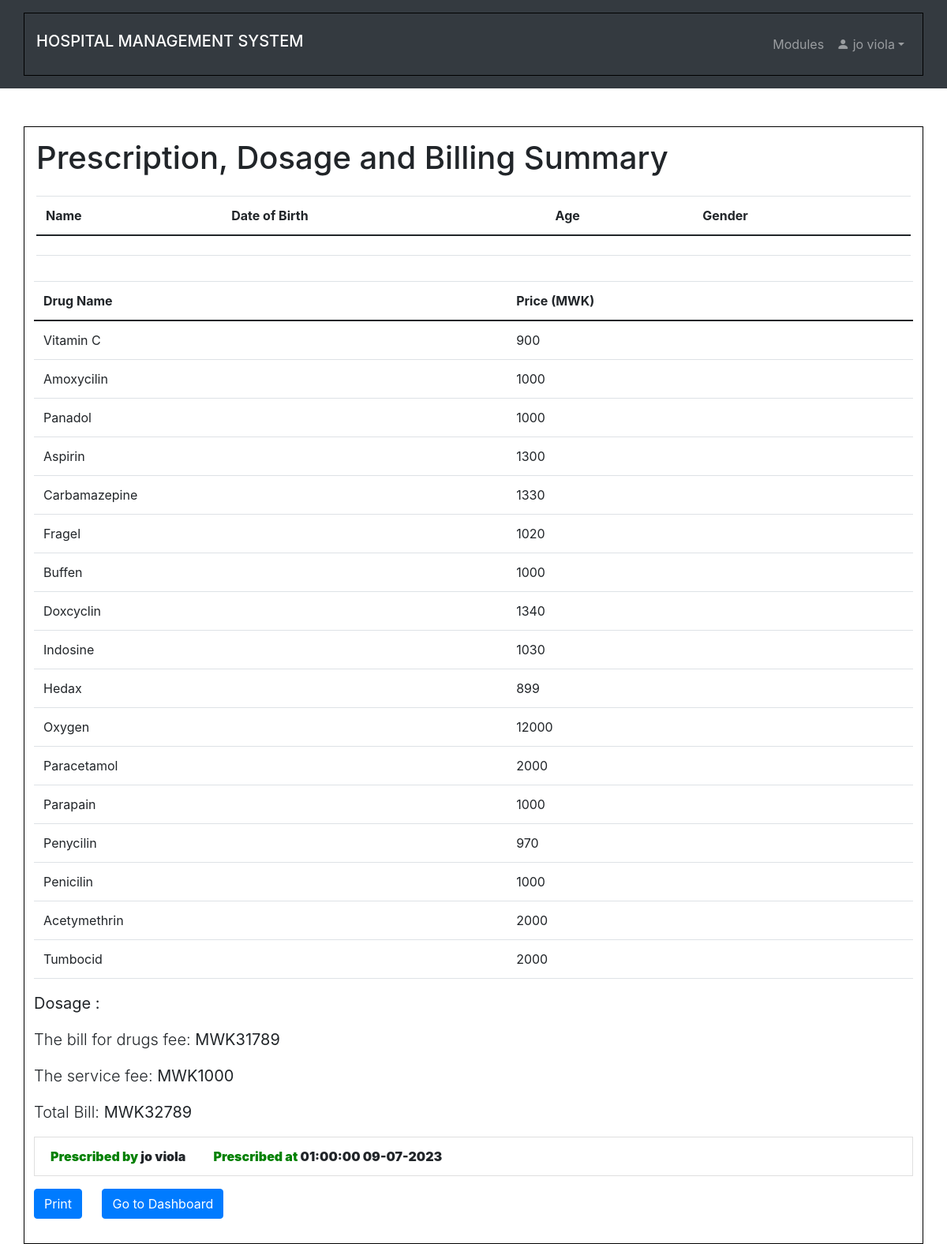
The page /billing.php (signed in) on the database its author committed.
### tables this page shows
CREATE TABLE `drug` (
  `id` int(11) NOT NULL,
  `drug_name` varchar(255) NOT NULL,
  `drug_price2` text DEFAULT NULL,
  `status` text DEFAULT NULL
);

CREATE TABLE `users` (
  `id` int(11) NOT NULL,
  `uname` varchar(30) NOT NULL,
  `prof` varchar(30) NOT NULL,
  `pwd` text NOT NULL,
  `role` text NOT NULL,
  `email` text NOT NULL
);

### user_regdb.php (called while the page is built, shortened)
<?php
    $id = 0;
?>

### billing.php (the view, shortened to what this page needs)
<?php
    include 'user_regdb.php';
    include "comfig.php";
    include "unavbar.php";
    if (isset($_SESSION['id']) && isset($_SESSION['uname'])){
        $patient_id = $id ;
?>
<!DOCTYPE html>
<html lang="en">
  <head>
    <link rel="stylesheet" href="https://maxcdn.bootstrapcdn.com/bootstrap/4.5.2/css/bootstrap.min.css">
    <link rel="stylesheet" href="https://maxcdn.bootstrapcdn.com/bootstrap/4.5.2/css/bootstrap.min.css">
  </head>
  <body>
    <div class="container mt-5">
      <div class="row">
        <div class="col-sm-12">
          <?php
          $stmt = $mysqli->prepare("SELECT * FROM patient WHERE id = ?");
          $stmt->bind_param("i", $patient_id);
          $result = $stmt->execute();
          if ($result === false) {
            echo "<div class='alert alert-danger' role='alert'>Error: " . $stmt->error . "</div>";
          } else {
                      $patient = $stmt->get_result()->fetch_assoc();
                      $id = $patient['id'];
                      $name = $patient['name'];
                      $age = $patient['age'];
                      $gender = $patient['gender'];
                      $date = $patient['date'];
                      $lab_bill = $patient['lab_price'];
                      $rad_bill = $patient['rad_price'];
                      echo "<h1 class='mb-4'>Prescription, Dosage and Billing Summary</h1>";
                      ?>
                        <table class="table table-hover" style="overflow:auto">
                            <thead class="table table-hover">
                                <tr>
                                    <th>Name</th>
                                    <th>Date of Birth</th>
                                    <th>Age</th>
                                    <th>Gender</th>
                                </tr>
                            </thead>
                            <tbody id = "myTable">
                                <tr>
                                    <td><?php echo $name; ?></td>
                                    <td><?php echo $date; ?></td>
                                    <td><?php echo $age; ?></td>
                                    <td><?php echo $gender; ?></td>
                                </tr>
                            </tbody>
                        </table>
                        <?php
                    }
          echo "<div class='row mb-3'>";
                echo "<div class='table-responsive'>";
                echo "<table class='table table-striped'>";
                echo "<thead>";
                $patient_id = $patient["id"];
                $total_amount = 0;
                echo "<table class='table'>";
                echo "<thead><tr><th>Drug Name</th><th>Price (MWK)</th></tr></thead>";
                echo "<tbody>";
                $stmt = $mysqli->prepare("SELECT drug, dosage FROM patient WHERE id = ?");
                $stmt->bind_param("i", $patient_id);
                $stmt->execute();
                $result = $stmt->get_result();
                $patientData = $result->fetch_assoc();
                $drugs = explode(",", $patientData['drug']);
                $dosage = $patientData['dosage'];
                foreach ($drugs as $drug) {
                    $drugNamePattern = "%$drug%";
                    $stmt = $mysqli->prepare("SELECT drug_name, drug_price2 FROM drug WHERE drug_name LIKE ?");
                    $stmt->bind_param("s", $drugNamePattern);
                    $stmt->execute();
                    $result = $stmt->get_result();
                    if ($result->num_rows > 0) {
                        while ($row = $result->fetch_assoc()) {
                            echo "<tr><td>" . $row["drug_name"] . "</td><td>" . $row["drug_price2"] . "</td></tr>";
                            $total_amount += $row["drug_price2"];
                        }
                    }
                }
                $servicefee =1000;
                $total_bill = $total_amount + $servicefee + $rad_bill +$lab_bill;
                echo "</tbody>";
                echo "</table>";
                echo "<div>";
                 echo "<p class='lead'><b>Dosage :</b> <strong>" . $dosage . "</strong></p>";
                 echo "</div>";
              echo "<p class='lead'>The bill for drugs fee: <strong> MWK" . $total_amount . "</strong></p>";
              echo "<p class='lead'>The service fee: <strong> MWK" . $servicefee . "</strong></p>";
              echo "<p class='lead'>Total Bill:  <strong>MWK" . $total_bill . " <strong></p>";
                if (isset($_SESSION['uname'])) {
                    $username = $_SESSION['uname'];
                    $stmt = $mysqli->prepare("SELECT * FROM users WHERE uname = ?");
                    $stmt->bind_param("s", $username);
                    $result = $stmt->execute();
                    if ($result === false) {
                      echo "<div class='alert alert-danger' role='alert'>Error: " . $stmt->error . "</div>";
                    } else {
                      $user = $stmt->get_result()->fetch_assoc();
                      $prescribed_on = date("H:i:s d-m-Y ");
                      echo "<p class='list-group-item'><b style='color: green;'>Prescribed by</b><b> " . $user['uname'] . "   </b>&nbsp;&nbsp; &nbsp; &nbsp;&nbsp; &nbsp;  <b style='color: green;'>Prescribed at </b><b>".$prescribed_on." </b></p>";
                      echo "<a href='download_pdf.php?download=" . $id . "' class='btn btn-primary'>Print</a>";
                      echo "<a href='nurse_dashboard.php' class='btn btn-primary'>Go to Dashboard</a>";
                    }
                }
                ?>
        </div>
      </div>
    </div>
<?php
    }else {
        header("Location: home.php");
        exit();
    }
?>

### style.css (style rules this page uses)
body { margin: 0; padding: 0; background-size: 100%; font-family: sans-serif; }

### billing.php (style rules this page uses)
.container { padding: 15px; border: 1px solid black; box-sizing: border-box; }

### rows shown on the page
drug: drug_name "Vitamin C", drug_price2 "900"
drug: drug_name "Amoxycilin", drug_price2 "1000"
drug: drug_name "Panadol", drug_price2 "1000"
drug: drug_name "Aspirin", drug_price2 "1300"
drug: drug_name "Carbamazepine", drug_price2 "1330"
drug: drug_name "Fragel", drug_price2 "1020"
drug: drug_name "Buffen", drug_price2 "1000"
drug: drug_name "Doxcyclin", drug_price2 "1340"
drug: drug_name "Indosine", drug_price2 "1030"
drug: drug_name "Hedax", drug_price2 "899"
drug: drug_name "Oxygen", drug_price2 "12000"
drug: drug_name "Paracetamol", drug_price2 "2000"
drug: drug_name "Parapain", drug_price2 "1000"
drug: drug_name "Penycilin", drug_price2 "970"
drug: drug_name "Penicilin", drug_price2 "1000"
drug: drug_name "Acetymethrin", drug_price2 "2000"
drug: drug_name "Tumbocid", drug_price2 "2000"
users: uname "jo viola"

### other values the page prints
$_SESSION['uname'] "jo viola"
$total_amount "31789"
$servicefee "1000"
$total_bill "32789"
